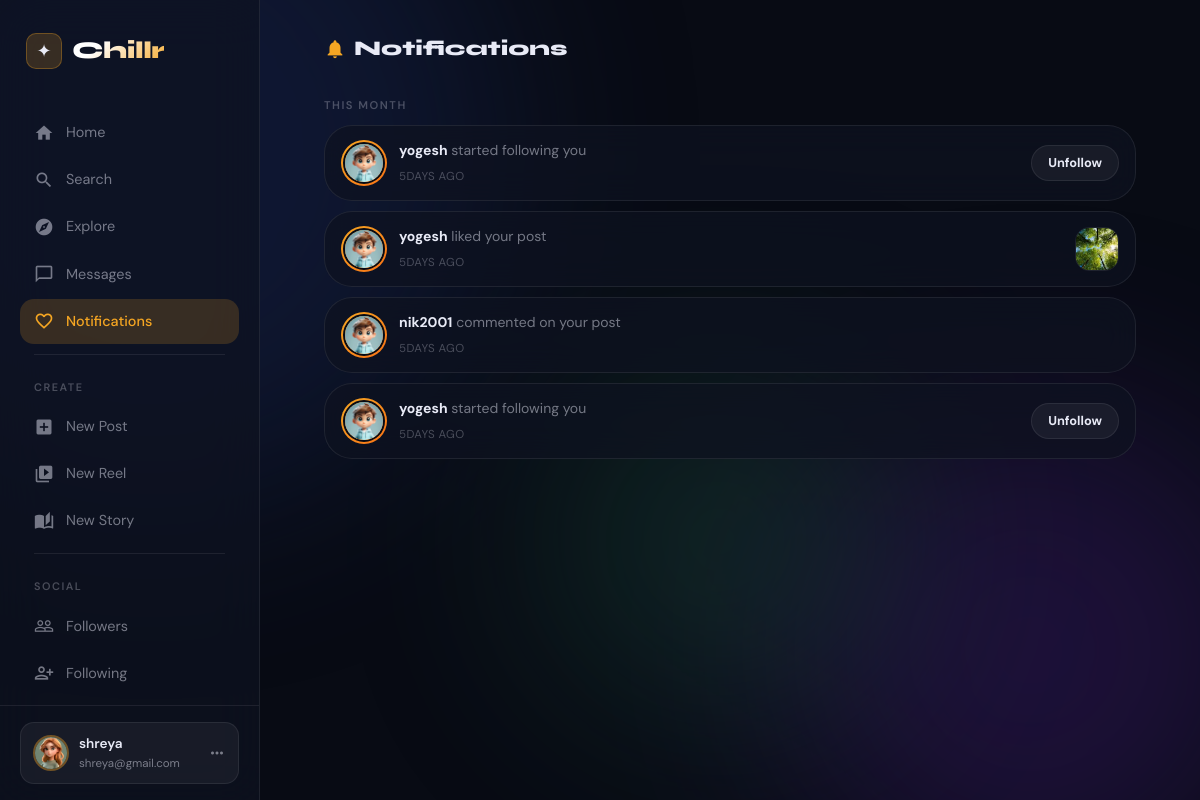
Page /notifications/ (signed in) on the committed database.
### myapp/models.py (models this page shows, shortened)
class InstaUser(models.Model):
    GENDER_CHOICES = (
        ('male','Male'),
        ('female','Female'),
    )
    ACCOUNT_TYPE=(
        ('private','Private'),
        ('public',"Public")
    )
    username = models.CharField(max_length=100,unique=True)
    email = models.EmailField(unique=True)
    password = models.CharField(max_length=100)
    profile_pic = models.FileField(upload_to='profile_pics/', blank=True, null=True)
    gender = models.CharField(max_length=10,choices=GENDER_CHOICES,blank=True, null=True)
    name = models.CharField(max_length=100,blank=True, null=True)
    account_type=models.CharField(max_length=30,choices=ACCOUNT_TYPE,default="private")
    bio = models.TextField(blank=True, null=True)
    description = models.TextField(blank=True, null=True)
    otp=models.PositiveIntegerField(default=456)
    link = models.URLField(blank=True, null=True)
    created_at = models.DateTimeField(auto_now_add=True)
    updated_at = models.DateTimeField(auto_now=True)

class Notifications(models.Model):
    NOTIFICATION_TYPE=(
        ('follow','Follow'),
        ('like','Like'),
        ('comment',"Comments")
    )
    sender=models.ForeignKey(InstaUser,on_delete=models.CASCADE,related_name="sender_notification")
    receiver=models.ForeignKey(InstaUser,on_delete=models.CASCADE,related_name="receiver_notification")
    notification_type=models.CharField(max_length=15,choices=NOTIFICATION_TYPE)
    post_fk=models.ForeignKey(InstaPost,on_delete=models.CASCADE,null=True,blank=True)
    message=models.CharField(max_length=30,blank=True,null=True)
    read_status=models.BooleanField(default=False)
    created_at=models.DateTimeField(auto_now_add=True)
    def whenpublished(self):
            now=timezone.now()
            diff=now-self.created_at
            if diff.days==0 and diff.seconds >=0 and diff.seconds <60:
                seconds =diff.seconds
                if seconds ==1:
                    return str(seconds) +"second ago"
                else:
                    return str(seconds) + "seconds ago"
            if diff.days==0 and diff.seconds >=60 and diff.seconds < 3600:
                minutes= math.floor(diff.seconds/60)
                if minutes==1:
                    return str(minutes)+ "minute ago"
                else:
                    return str(minutes) + "minutes ago"
            if diff.days==0 and diff.seconds >=3600 and diff.seconds <86400:
                hours=math.floor(diff.seconds/3600)
                if hours==1:
                    return str(hours)+"Hour ago"
                else:
                    return str(hours)+"Hours ago"
            if diff.days>=1 and diff.days <30:
                days =diff.days
                if days ==1:
                    return str(days) +"day ago"
                else:
                    return str(days) +"days ago"

class InstaPost(models.Model):
    user = models.ForeignKey(InstaUser, on_delete=models.CASCADE,related_name="posts")
    image = models.FileField(upload_to='posts/')
    caption = models.TextField(blank=True, null=True)
    location = models.CharField(max_length=100, blank=True, null=True)
    tagged_users = models.ManyToManyField(InstaUser, blank=True,related_name="tagged_post")
    created_at = models.DateTimeField(auto_now_add=True)
    updated_at = models.DateTimeField(auto_now=True)

### myapp/views.py (the view)
    def wrapper(request,*args,**kwargs):
        if "email" in request.session:
            try:
                uid = InstaUser.objects.get(email = request.session['email'])
                request.uid = uid
                return view_function(request,*args,**kwargs)
            except InstaUser.DoesNotExist:
                return redirect("login")
        return redirect("login")

### myapp/views.py (called while the page is built)
def checkLoggin(view_function):
    def wrapper(request,*args,**kwargs):
        if "email" in request.session:
            try:
                uid = InstaUser.objects.get(email = request.session['email'])
                request.uid = uid
                return view_function(request,*args,**kwargs)
            except InstaUser.DoesNotExist:
                return redirect("login")
        return redirect("login")
    return wrapper

@checkLoggin
def notifications(request):
    uid=request.uid
    all_notifications=Notifications.objects.filter(receiver=uid)
    my_following=FollowUsers.objects.filter(following=uid).values_list("following_person",flat=True)
    context={
        "uid":uid,
        "all_notifications":all_notifications,
        "my_following":my_following
    }
    return render(request,"myapp/notifications.html",context)

### myapp/templates/myapp/notifications.html (shortened to what this page needs)
{% extends 'myapp/base.html' %}
{% load static %}
{% block content %}
<div class="notif-page">
    <div class="notif-feed">
        <div class="notif-heading">
            <h2 class="notif-heading-title">
                <span class="material-icons">notifications</span>
                Notifications
            </h2>
        </div>
        <div>
            <p class="notif-section-label">This Month</p>
            {% for notif in all_notifications %}
            <div class="notif-item" style="margin-bottom: 10px;">
                <div class="notif-left">
                    <div class="notif-avatar-ring">
                        <img src="{{ notif.sender.profile_pic.url }}" alt="{{ notif.sender.username }}">
                    </div>
                    <div class="notif-text">
                        <p>
                            <span class="notif-username">{{ notif.sender.username }}</span>
                            <span class="notif-action">
                                {% if notif.notification_type == 'follow' %}
                                started following you
                                {% elif notif.notification_type == 'like' %}
                                liked your post
                                {% elif notif.notification_type == 'comment' %}
                                commented on your post
                                {% endif %}
                            </span>
                        </p>
                        <span class="notif-time">{{ notif.whenpublished }}</span>
                    </div>
                </div>
                <div class="notif-right">
                    {% if notif.notification_type == 'like' or notif.notification_type == 'comment' %}
                    {% if notif.post_fk %}
                    <img src="{{ notif.post_fk.image.url }}" class="notif-post-thumb" alt="post thumbnail">
                    {% endif %}
                    {% endif %}
                    {% if notif.notification_type == 'follow' %}
                    <a href="{% url 'follow_back' pk=notif.sender.id %}"
                        class="btn-follow-back {% if notif.sender.id in my_following %}btn-unfollow{% endif %}">
                        {% if notif.sender.id not in my_following %}
                        Follow Back
                        {% else %}
                        Unfollow
                        {% endif %}
                    </a>
                    {% endif %}
                </div>
            </div>
            {% empty %}
            <div class="notif-empty">
                <span class="material-icons">notifications_none</span>
                <h3>All caught up!</h3>
                <p>No new notifications this month.</p>
            </div>
            {% endfor %}
        </div>
    </div>
</div>
{% endblock %}

### myapp/templates/myapp/base.html (shortened to what this page needs)
{% load static %}
<!DOCTYPE html>
<html lang="en">
<head>
    <link rel="stylesheet" href="{% static 'myapp/css/style.css' %}">
    <link rel="stylesheet" href="{% static 'myapp/css/create_post.css' %}">
    <link rel="stylesheet" href="{% static 'myapp/css/chat.css' %}">
</head>
<body>
<div class="blobs" aria-hidden="true">
    <div class="blob blob-1"></div>
    <div class="blob blob-2"></div>
    <div class="blob blob-3"></div>
</div>
<div class="app-shell">
    <aside class="sidebar" id="sidebar">
        <div class="sidebar-top">
            <a href="{% url 'home' %}" class="sidebar-brand">
                <div class="sidebar-brand-logo">✦</div>
                <span class="sidebar-brand-name">Chillr</span>
            </a>
            <nav class="sidebar-nav">
                <a href="{% url 'home' %}"
                   class="nav-item {% if request.resolver_match.url_name == 'home' %}active{% endif %}">
                    <span class="material-icons">home</span>
                    Home
                </a>
                <a href="#"
                   class="nav-item {% if request.resolver_match.url_name == 'explore' %}active{% endif %}">
                    <span class="material-icons">search</span>
                    Search
                </a>
                <a href="{% url 'reels' %}"
                   class="nav-item {% if request.resolver_match.url_name == 'reels' %}active{% endif %}">
                    <span class="material-icons">explore</span>
                    Explore
                </a>
                <a href="{% url 'chat_screen' %}"
                   class="nav-item {% if request.resolver_match.url_name == 'chat_screen' %}active{% endif %}">
                    <span class="material-icons">chat_bubble_outline</span>
                    Messages
                </a>
                <a href="{% url 'notifications' %}"
                   class="nav-item {% if request.resolver_match.url_name == 'notifications' %}active{% endif %}">
                    <span class="material-icons">favorite_border</span>
                    Notifications
                </a>
                <div class="nav-divider"></div>
                <div class="nav-section-label">Create</div>
                <a href="{% url 'create-post' %}"
                   class="nav-item {% if request.resolver_match.url_name == 'create-post' %}active{% endif %}">
                    <span class="material-icons">add_box</span>
                    New Post
                </a>
                <a href="{% url 'create_reels' %}"
                   class="nav-item {% if request.resolver_match.url_name == 'create_reels' %}active{% endif %}">
                    <span class="material-icons">video_library</span>
                    New Reel
                </a>
                <a href="{% url 'create_story' %}"
                   class="nav-item {% if request.resolver_match.url_name == 'create_story' %}active{% endif %}">
                    <span class="material-icons">auto_stories</span>
                    New Story
                </a>
                <div class="nav-divider"></div>
                <div class="nav-section-label">Social</div>
                <a href="{% url 'followers' %}"
                   class="nav-item {% if request.resolver_match.url_name == 'followers' %}active{% endif %}">
                    <span class="material-icons">people_outline</span>
                    Followers
                </a>
                <a href="{% url 'following' %}"
                   class="nav-item {% if request.resolver_match.url_name == 'following' %}active{% endif %}">
                    <span class="material-icons">person_add_alt</span>
                    Following
                </a>
            </nav>
        </div>
        <div class="sidebar-user">
            <a href="{% url 'profile' %}" class="sidebar-user-card" style="text-decoration:none;">
                <img src="{{ uid.profile_pic.url }}" alt="" class="sidebar-user-avatar">
                <div class="sidebar-user-info">
                    <div class="sidebar-user-name">{{ uid.username }}</div>
                    <div class="sidebar-user-email">{{ uid.email }}</div>
                </div>
                <span class="material-icons sidebar-user-more" style="font-size:18px;">more_horiz</span>
            </a>
        </div>
    </aside>
    <div class="main-wrapper">
        {% block content %}{% endblock %}
    </div>
</div>
</body>
</html>

### myapp/templates/myapp/notifications.html (style rules this page uses)
.notif-page { flex: 1; overflow-y: auto; padding: 32px 24px; display: flex; gap: 32px; max-width: 860px; margin: 0 auto; width: 100%; }
.notif-feed { flex: 1; min-width: 0; display: flex; flex-direction: column; gap: 24px; }
.notif-heading { display: flex; align-items: center; justify-content: space-between; margin-bottom: 4px; }
.notif-heading-title { font-family: 'Syne', sans-serif; font-size: 1.3rem; font-weight: 800; color: var(--text-main); display: flex; align-items: center; gap: 8px; }
.notif-heading-title .material-icons { font-size: 22px; color: var(--accent); }
.notif-section-label { font-size: 0.7rem; font-weight: 600; color: var(--text-dim); letter-spacing: 1.5px; text-transform: uppercase; padding: 4px 0 10px; }
.notif-item { display: flex; align-items: center; justify-content: space-between; gap: 14px; background: var(--bg-surface); backdrop-filter: blur(16px); border: 1px solid var(--border); border-radius: var(--radius-xl); padding: 14px 16px; transition: transform var(--transition), box-shadow var(--transition), border-color var(--transition); }
.notif-left { display: flex; align-items: center; gap: 12px; flex: 1; min-width: 0; }
.notif-avatar-ring { width: 46px; height: 46px; border-radius: var(--radius-full); padding: 2px; background: linear-gradient(135deg, var(--accent), #f97316); flex-shrink: 0; }
.notif-avatar-ring img { width: 100%; height: 100%; border-radius: var(--radius-full); object-fit: cover; border: 2px solid var(--bg-deep); display: block; }
.notif-text { flex: 1; min-width: 0; }
.notif-text p { font-size: 0.875rem; color: var(--text-main); line-height: 1.45; margin-bottom: 3px; }
.notif-text .notif-username { font-weight: 700; color: var(--text-main); }
.notif-text .notif-action { color: var(--text-muted); }
.notif-time { font-size: 0.72rem; color: var(--text-dim); text-transform: uppercase; letter-spacing: 0.4px; }
.notif-right { display: flex; align-items: center; gap: 8px; flex-shrink: 0; }
.notif-post-thumb { width: 44px; height: 44px; border-radius: var(--radius-md); object-fit: cover; border: 1px solid var(--border); }
.btn-follow-back { display: inline-flex; align-items: center; padding: 7px 16px; border-radius: var(--radius-full); font-size: 0.8rem; font-weight: 700; font-family: 'DM Sans', sans-serif; background: var(--accent); color: #1a0e00; border: none; cursor: pointer; transition: background var(--transition), transform var(--transition); text-decoration: none; }
.btn-unfollow { background: var(--bg-hover); color: var(--text-main); border: 1px solid var(--border); }

### rows in the picture
InstaUser: profile_pic (picture), username "shreya", email "shreya@gmail.com"
Notifications: sender.profile_pic (picture), sender.username "yogesh", notification_type "started following you", whenpublished "5DAYS AGO"
Notifications: sender.profile_pic (picture), sender.username "yogesh", notification_type "liked your post", whenpublished "5DAYS AGO", post_fk.image (picture)
Notifications: sender.profile_pic (picture), sender.username "nik2001", notification_type "commented on your post", whenpublished "5DAYS AGO"
Notifications: sender.profile_pic (picture), sender.username "yogesh", notification_type "started following you", whenpublished "5DAYS AGO"
